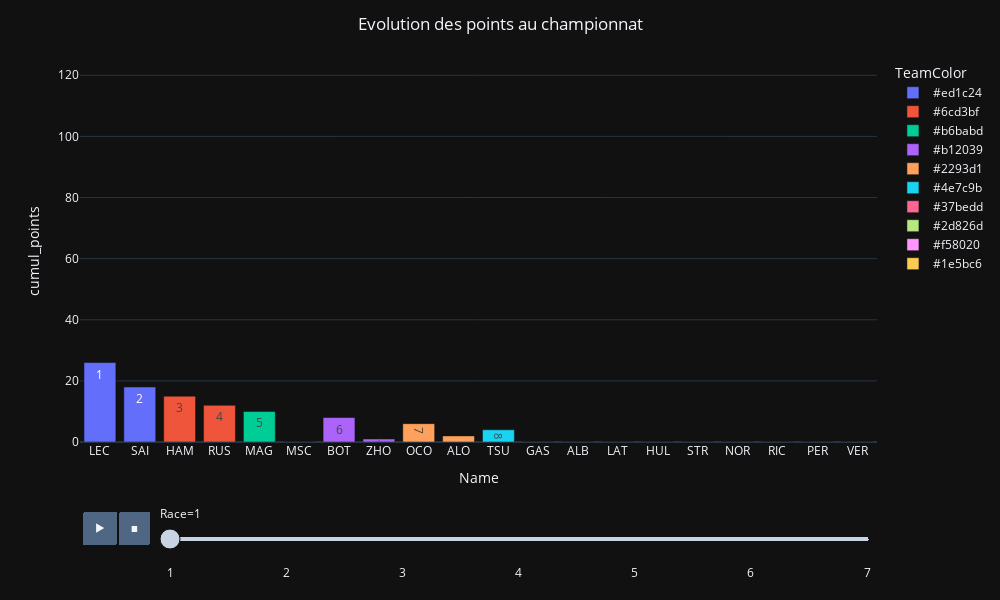

Source (notebook cell):
### Code cell
maxY = df2['cumul_points'].max()

fig = px.bar(df2, x="Abbreviation", y="cumul_points", color = "TeamColor", animation_frame="no_race", 
             labels=dict(Abbreviation="Name", classement="Classement", FullName = "Pilote", no_race='Race'), width = 1000, height=600, text = df2['classement'])


fig.update_layout(title_text='Evolution des points au championnat', title_x=0.5)

fig.update_traces(textposition='inside')

fig.update_yaxes(range=[0, maxY])

fig.show()

#marker_color="#" + df['TeamColor']

### Figure 1 — Plotly figure (JSON) as saved in the notebook; plotly's stock layout.template omitted (floating-point values rounded to 4 significant figures)
{"data": [{"alignmentgroup": "True", "hovertemplate": "TeamColor=#ed1c24<br>Race=1<br>Name=%{x}<br>cumul_points=%{y}<br>Classement=%{text}<extra></extra>", "legendgroup": "#ed1c24", "marker": {"color": "#636efa", "pattern": {"shape": ""}}, "name": "#ed1c24", "offsetgroup": "#ed1c24", "orientation": "v", "showlegend": true, "text": [1, 2], "textposition": "inside", "type": "bar", "x": ["LEC", "SAI"], "xaxis": "x", "y": [26, 18], "yaxis": "y"}, {"alignmentgroup": "True", "hovertemplate": "TeamColor=#6cd3bf<br>Race=1<br>Name=%{x}<br>cumul_points=%{y}<br>Classement=%{text}<extra></extra>", "legendgroup": "#6cd3bf", "marker": {"color": "#EF553B", "pattern": {"shape": ""}}, "name": "#6cd3bf", "offsetgroup": "#6cd3bf", "orientation": "v", "showlegend": true, "text": [3, 4], "textposition": "inside", "type": "bar", "x": ["HAM", "RUS"], "xaxis": "x", "y": [15, 12], "yaxis": "y"}, {"alignmentgroup": "True", "hovertemplate": "TeamColor=#b6babd<br>Race=1<br>Name=%{x}<br>cumul_points=%{y}<br>Classement=%{text}<extra></extra>", "legendgroup": "#b6babd", "marker": {"color": "#00cc96", "pattern": {"shape": ""}}, "name": "#b6babd", "offsetgroup": "#b6babd", "orientation": "v", "showlegend": true, "text": [5, 15], "textposition": "inside", "type": "bar", "x": ["MAG", "MSC"], "xaxis": "x", "y": [10, 0], "yaxis": "y"}, {"alignmentgroup": "True", "hovertemplate": "TeamColor=#b12039<br>Race=1<br>Name=%{x}<br>cumul_points=%{y}<br>Classement=%{text}<extra></extra>", "legendgroup": "#b12039", "marker": {"color": "#ab63fa", "pattern": {"shape": ""}}, "name": "#b12039", "offsetgroup": "#b12039", "orientation": "v", "showlegend": true, "text": [6, 10], "textposition": "inside", "type": "bar", "x": ["BOT", "ZHO"], "xaxis": "x", "y": [8, 1], "yaxis": "y"}, {"alignmentgroup": "True", "hovertemplate": "TeamColor=#2293d1<br>Race=1<br>Name=%{x}<br>cumul_points=%{y}<br>Classement=%{text}<extra></extra>", "legendgroup": "#2293d1", "marker": {"color": "#FFA15A", "pattern": {"shape": ""}}, "name": "#2293d1", "offsetgroup": "#2293d1", "orientation": "v", "showlegend": true, "text": [7, 9], "textposition": "inside", "type": "bar", "x": ["OCO", "ALO"], "xaxis": "x", "y": [6, 2], "yaxis": "y"}, {"alignmentgroup": "True", "hovertemplate": "TeamColor=#4e7c9b<br>Race=1<br>Name=%{x}<br>cumul_points=%{y}<br>Classement=%{text}<extra></extra>", "legendgroup": "#4e7c9b", "marker": {"color": "#19d3f3", "pattern": {"shape": ""}}, "name": "#4e7c9b", "offsetgroup": "#4e7c9b", "orientation": "v", "showlegend": true, "text": [8, 12], "textposition": "inside", "type": "bar", "x": ["TSU", "GAS"], "xaxis": "x", "y": [4, 0], "yaxis": "y"}, {"alignmentgroup": "True", "hovertemplate": "TeamColor=#37bedd<br>Race=1<br>Name=%{x}<br>cumul_points=%{y}<br>Classement=%{text}<extra></extra>", "legendgroup": "#37bedd", "marker": {"color": "#FF6692", "pattern": {"shape": ""}}, "name": "#37bedd", "offsetgroup": "#37bedd", "orientation": "v", "showlegend": true, "text": [11, 14], "textposition": "inside", "type": "bar", "x": ["ALB", "LAT"], "xaxis": "x", "y": [0, 0], "yaxis": "y"}, {"alignmentgroup": "True", "hovertemplate": "TeamColor=#2d826d<br>Race=1<br>Name=%{x}<br>cumul_points=%{y}<br>Classement=%{text}<extra></extra>", "legendgroup": "#2d826d", "marker": {"color": "#B6E880", "pattern": {"shape": ""}}, "name": "#2d826d", "offsetgroup": "#2d826d", "orientation": "v", "showlegend": true, "text": [13, 19], "textposition": "inside", "type": "bar", "x": ["HUL", "STR"], "xaxis": "x", "y": [0, 0], "yaxis": "y"}, {"alignmentgroup": "True", "hovertemplate": "TeamColor=#f58020<br>Race=1<br>Name=%{x}<br>cumul_points=%{y}<br>Classement=%{text}<extra></extra>", "legendgroup": "#f58020", "marker": {"color": "#FF97FF", "pattern": {"shape": ""}}, "name": "#f58020", "offsetgroup": "#f58020", "orientation": "v", "showlegend": true, "text": [16, 18], "textposition": "inside", "type": "bar", "x": ["NOR", "RIC"], "xaxis": "x", "y": [0, 0], "yaxis": "y"}, {"alignmentgroup": "True", "hovertemplate": "TeamColor=#1e5bc6<br>Race=1<br>Name=%{x}<br>cumul_points=%{y}<br>Classement=%{text}<extra></extra>", "legendgroup": "#1e5bc6", "marker": {"color": "#FECB52", "pattern": {"shape": ""}}, "name": "#1e5bc6", "offsetgroup": "#1e5bc6", "orientation": "v", "showlegend": true, "text": [17, 20], "textposition": "inside", "type": "bar", "x": ["PER", "VER"], "xaxis": "x", "y": [0, 0], "yaxis": "y"}], "layout": {"barmode": "relative", "height": 600, "legend": {"title": {"text": "TeamColor"}, "tracegroupgap": 0}, "margin": {"t": 60}, "sliders": [{"active": 0, "currentvalue": {"prefix": "Race="}, "len": 0.9, "pad": {"b": 10, "t": 60}, "steps": [{"args": [["1"], {"frame": {"duration": 0, "redraw": true}, "fromcurrent": true, "mode": "immediate", "transition": {"duration": 0, "easing": "linear"}}], "label": "1", "method": "animate"}, {"args": [["2"], {"frame": {"duration": 0, "redraw": true}, "fromcurrent": true, "mode": "immediate", "transition": {"duration": 0, "easing": "linear"}}], "label": "2", "method": "animate"}, {"args": [["3"], {"frame": {"duration": 0, "redraw": true}, "fromcurrent": true, "mode": "immediate", "transition": {"duration": 0, "easing": "linear"}}], "label": "3", "method": "animate"}, {"args": [["4"], {"frame": {"duration": 0, "redraw": true}, "fromcurrent": true, "mode": "immediate", "transition": {"duration": 0, "easing": "linear"}}], "label": "4", "method": "animate"}, {"args": [["5"], {"frame": {"duration": 0, "redraw": true}, "fromcurrent": true, "mode": "immediate", "transition": {"duration": 0, "easing": "linear"}}], "label": "5", "method": "animate"}, {"args": [["6"], {"frame": {"duration": 0, "redraw": true}, "fromcurrent": true, "mode": "immediate", "transition": {"duration": 0, "easing": "linear"}}], "label": "6", "method": "animate"}, {"args": [["7"], {"frame": {"duration": 0, "redraw": true}, "fromcurrent": true, "mode": "immediate", "transition": {"duration": 0, "easing": "linear"}}], "label": "7", "method": "animate"}], "x": 0.1, "xanchor": "left", "y": 0, "yanchor": "top"}], "title": {"text": "Evolution des points au championnat", "x": 0.5}, "updatemenus": [{"buttons": [{"args": [null, {"frame": {"duration": 500, "redraw": true}, "fromcurrent": true, "mode": "immediate", "transition": {"duration": 500, "easing": "linear"}}], "label": "&#9654;", "method": "animate"}, {"args": [[null], {"frame": {"duration": 0, "redraw": true}, "fromcurrent": true, "mode": "immediate", "transition": {"duration": 0, "easing": "linear"}}], "label": "&#9724;", "method": "animate"}], "direction": "left", "pad": {"r": 10, "t": 70}, "showactive": false, "type": "buttons", "x": 0.1, "xanchor": "right", "y": 0, "yanchor": "top"}], "width": 1000, "xaxis": {"anchor": "y", "domain": [0, 1], "title": {"text": "Name"}}, "yaxis": {"anchor": "x", "domain": [0, 1], "range": [0, 125], "title": {"text": "cumul_points"}}}}
